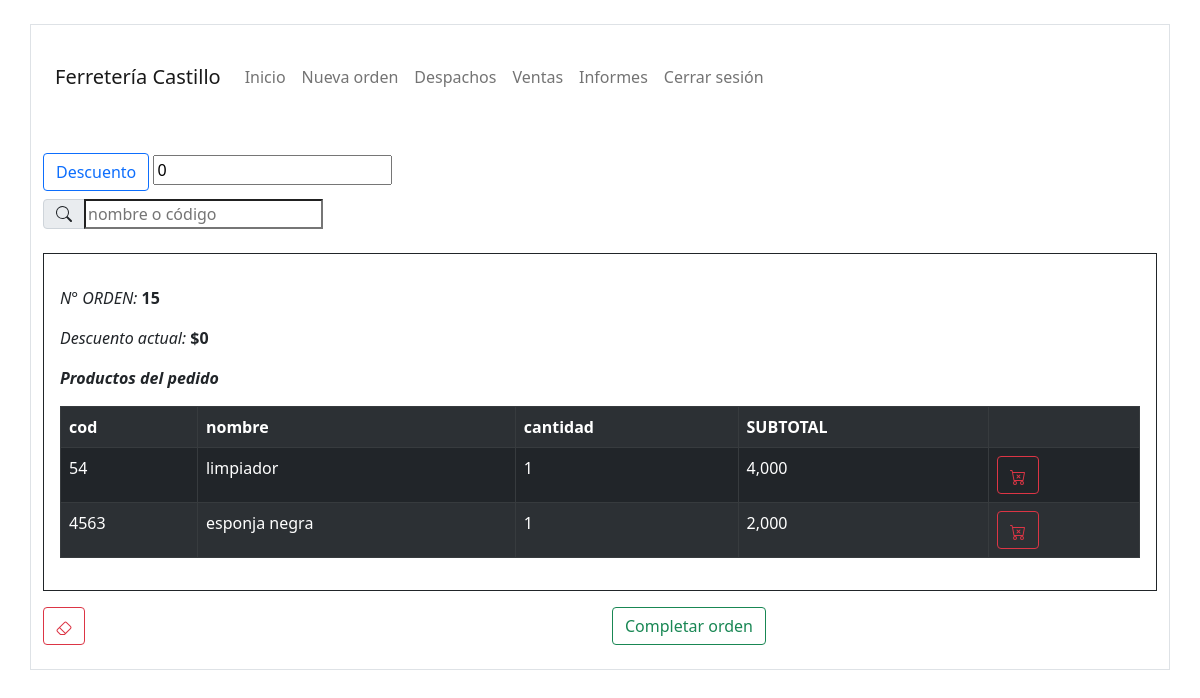
/nuevaOrden.view.php (signed in), run on the app's committed database.
### tables this page shows
CREATE TABLE `factura_temp` (
  `id` int(11) NOT NULL,
  `num_factura` int(250) NOT NULL,
  `descuento` int(255) NOT NULL
);

CREATE TABLE `producto` (
  `id` int(11) NOT NULL,
  `codigo` int(11) NOT NULL,
  `nombre` varchar(250) NOT NULL,
  `precio` double NOT NULL
);

### nuevaOrden.view.php (the view, shortened to what this page needs)
<?php
include 'templates/head.php';
include 'conexion.php';
if (!isset($_SESSION['usuario'])) {
	header('Location: login.php');
} else {
	$count = 0;
	$verifi = $conexion->query("select * from factura_producto_temp");
	while ($val = mysqli_fetch_array($verifi)) {
		$count++;
	}
?>
	<div class="row w-50">
		<div class=" col-6 input-group mb-2 mt-4">
			<form action="" method="post">
				<button type="submit" name="accionBoton" value="descuento_boton" class="btn btn-outline-primary">Descuento</button>
				<input type="number" name="descuento" id="descuento" placeholder="Descuento" value=0>
			</form>
		</div>
		<div class=" col-6 input-group">
			<span class="input-group-text" id="basic-addon1"></span>
			<input type="text" placeholder="nombre o código" class="" name="caja_busqueda_orden" id="caja_busqueda_orden"> </input>
		</div>
	</div>
	<div class="row mt-4 mb-4">
			<?php
			if ($count > 0) {
			?>
		<div class="col-12 mb-3">
			<div class="table-responsive border border-dark p-3  table-scrollable">
				<p>
				<p><i>N° ORDEN:</i> <strong><?php
											$ord = $conexion->query("select * from factura_temp ");
											$rOrd = mysqli_fetch_array($ord);
											echo $rOrd['num_factura'];
											?></strong></p> <i>Descuento actual:</i> <strong>$<?php
																								$des = $conexion->query("SELECT * FROM `factura_temp`;");
																								$rdes = mysqli_fetch_array($des);
																								echo $rdes['descuento'];
																								?></strong></p>
				<p><strong> <i>Productos del pedido</i></strong></p>
				<table class="table table-dark table-striped table-bordered ">
					<tr>
						<th>cod</th>
						<th>nombre</th>
						<th>cantidad</th>
						<th>SUBTOTAL</th>
						<th></th>
					</tr>
					<?php
					$consultaProducto = $conexion->query("select * from producto");
					while ($r = mysqli_fetch_array($consultaProducto)) {
						$cantidad = 0;
						$r_id = $r['id'];
						$consultarCantidad = $conexion->query("select * from factura_producto_temp  where id_producto = {$r_id}");
						while ($s = mysqli_fetch_array($consultarCantidad)) {
							$cantidad++;
						}
					?><tr>
							<form action="" method="post" class="form-group">
								<?php
								if ($cantidad > 0) {
								?>
									<td><?php echo $r['codigo']; ?></td>
									<td><?php echo $r['nombre']; ?></td>
									<td><?php echo $cantidad;    ?></td>
									<td><?php echo  number_format($r['precio'] * $cantidad); ?></td>
									<td>
										<button class="btn btn-outline-danger" type="submit" name="accionBoton" value="Delete"></button>
									</td>
								<?php
								} else {
								?>
								<?php
								}
								?>
							</form>
						</tr>
					<?php
					}
					?>
				</table>
			<?php } ?>
			</div>
		</div>
		<?php
		if ($count > 0) {
		?>
			<div class="col-6">
				<form action="" method="post">
					<button class="btn btn-outline-danger " type="submit" name="accionBoton" value="clear"></button>
				</form>
			</div>
			<div class="col-6">
				<button type="button" class="btn btn-outline-success " data-bs-toggle="modal" data-bs-target="#exampleModal">
					Completar orden
				</button>
			</div>
	</div>
<?php
		}
	}
	include 'templates/foot.php';
?>

### templates/head.php (style rules this page uses)
input[type=number] { -moz-appearance: textfield; }

### nuevaOrden.view.php (style rules this page uses)
.table-scrollable { overflow-y: scroll; min-height: 300px; max-height: 500px; }
.table-scrollable { overflow-y: scroll; max-height: 350px; }

### data on the page
factura_temp: num_factura "15", descuento "0"
producto: codigo "54", nombre "limpiador", cantidad "1", $r['precio']*$cantidad "4,000"
producto: codigo "4563", nombre "esponja negra", cantidad "1", $r['precio']*$cantidad "2,000"
